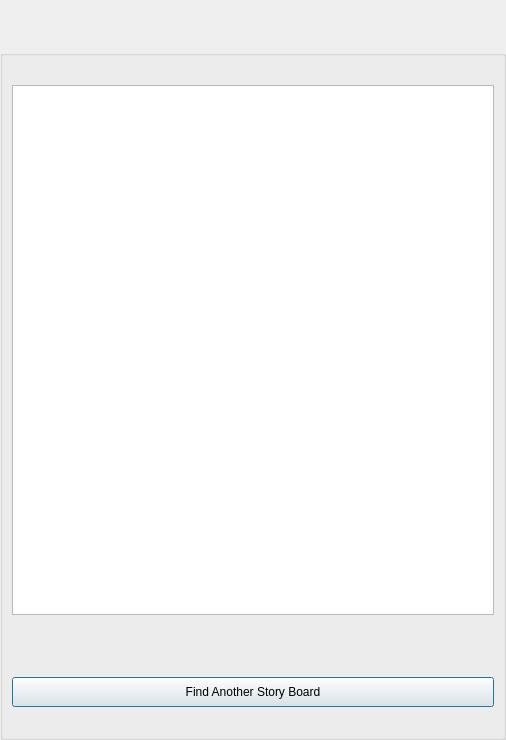
<?xml version="1.0" encoding="UTF-8"?>
<ui version="4.0">
 <class>ScanStoryBoardsDialog</class>
 <widget class="QDialog" name="ScanStoryBoardsDialog">
  <property name="windowModality">
   <enum>Qt::ApplicationModal</enum>
  </property>
  <property name="geometry">
   <rect>
    <x>0</x>
    <y>0</y>
    <width>506</width>
    <height>740</height>
   </rect>
  </property>
  <property name="windowTitle">
   <string>Menu</string>
  </property>
  <property name="windowOpacity">
   <double>1.000000000000000</double>
  </property>
  <property name="toolTip">
   <string/>
  </property>
  <layout class="QVBoxLayout" name="verticalLayout">
   <property name="spacing">
    <number>0</number>
   </property>
   <property name="leftMargin">
    <number>0</number>
   </property>
   <property name="topMargin">
    <number>0</number>
   </property>
   <property name="rightMargin">
    <number>0</number>
   </property>
   <property name="bottomMargin">
    <number>0</number>
   </property>
   <item>
    <widget class="TitleBarWidget" name="m_TitleBarWidget" native="true">
     <property name="sizePolicy">
      <sizepolicy hsizetype="Preferred" vsizetype="Preferred">
       <horstretch>0</horstretch>
       <verstretch>0</verstretch>
      </sizepolicy>
     </property>
     <property name="minimumSize">
      <size>
       <width>0</width>
       <height>50</height>
      </size>
     </property>
     <property name="maximumSize">
      <size>
       <width>16777215</width>
       <height>130</height>
      </size>
     </property>
     <layout class="QHBoxLayout" name="horizontalLayout">
      <property name="spacing">
       <number>2</number>
      </property>
      <property name="leftMargin">
       <number>5</number>
      </property>
      <property name="topMargin">
       <number>2</number>
      </property>
      <property name="rightMargin">
       <number>5</number>
      </property>
      <property name="bottomMargin">
       <number>2</number>
      </property>
     </layout>
    </widget>
   </item>
   <item>
    <widget class="QGroupBox" name="ItemsGroupBox">
     <property name="minimumSize">
      <size>
       <width>0</width>
       <height>0</height>
      </size>
     </property>
     <property name="title">
      <string/>
     </property>
     <layout class="QVBoxLayout" name="verticalLayout_2">
      <item>
       <widget class="QLabel" name="m_StatusLabel">
        <property name="text">
         <string notr="true"/>
        </property>
       </widget>
      </item>
      <item>
       <widget class="QTextEdit" name="StoryEdit"/>
      </item>
      <item>
       <widget class="IdentWidget" name="FriendIdentWidget" native="true">
        <property name="sizePolicy">
         <sizepolicy hsizetype="Preferred" vsizetype="Fixed">
          <horstretch>0</horstretch>
          <verstretch>0</verstretch>
         </sizepolicy>
        </property>
        <property name="minimumSize">
         <size>
          <width>0</width>
          <height>50</height>
         </size>
        </property>
        <property name="maximumSize">
         <size>
          <width>16777215</width>
          <height>50</height>
         </size>
        </property>
       </widget>
      </item>
      <item>
       <widget class="VxPushButton" name="NextStoryBoardButton">
        <property name="minimumSize">
         <size>
          <width>0</width>
          <height>30</height>
         </size>
        </property>
        <property name="maximumSize">
         <size>
          <width>16777215</width>
          <height>30</height>
         </size>
        </property>
        <property name="text">
         <string>Find Another Story Board</string>
        </property>
       </widget>
      </item>
      <item>
       <widget class="QLabel" name="ScanStatusLabel">
        <property name="font">
         <font>
          <pointsize>10</pointsize>
         </font>
        </property>
        <property name="text">
         <string/>
        </property>
       </widget>
      </item>
     </layout>
    </widget>
   </item>
   <item>
    <widget class="BottomBarWidget" name="m_BottomBarWidget" native="true">
     <property name="sizePolicy">
      <sizepolicy hsizetype="Expanding" vsizetype="Minimum">
       <horstretch>0</horstretch>
       <verstretch>0</verstretch>
      </sizepolicy>
     </property>
     <property name="minimumSize">
      <size>
       <width>30</width>
       <height>0</height>
      </size>
     </property>
     <property name="autoFillBackground">
      <bool>true</bool>
     </property>
    </widget>
   </item>
  </layout>
 </widget>
 <customwidgets>
  <customwidget>
   <class>TitleBarWidget</class>
   <extends>QWidget</extends>
   <header>TitleBarWidget.h</header>
   <container>1</container>
  </customwidget>
  <customwidget>
   <class>BottomBarWidget</class>
   <extends>QWidget</extends>
   <header location="global">BottomBarWidget.h</header>
   <container>1</container>
  </customwidget>
  <customwidget>
   <class>VxPushButton</class>
   <extends>QPushButton</extends>
   <header>VxPushButton.h</header>
  </customwidget>
  <customwidget>
   <class>IdentWidget</class>
   <extends>QWidget</extends>
   <header location="global">IdentWidget.h</header>
   <container>1</container>
  </customwidget>
 </customwidgets>
 <resources>
  <include location="../gotvcommon.qrc"/>
 </resources>
 <connections/>
</ui>
